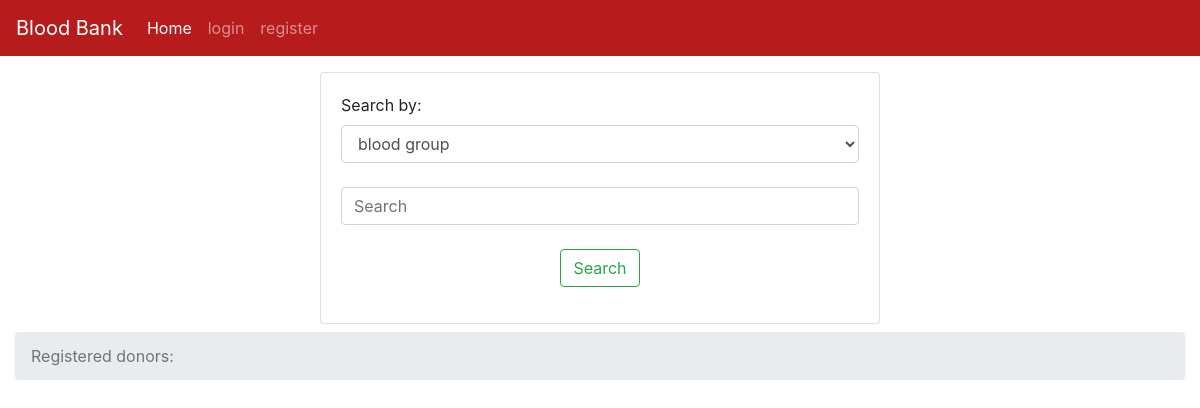
The page /index on the database as committed earlier.
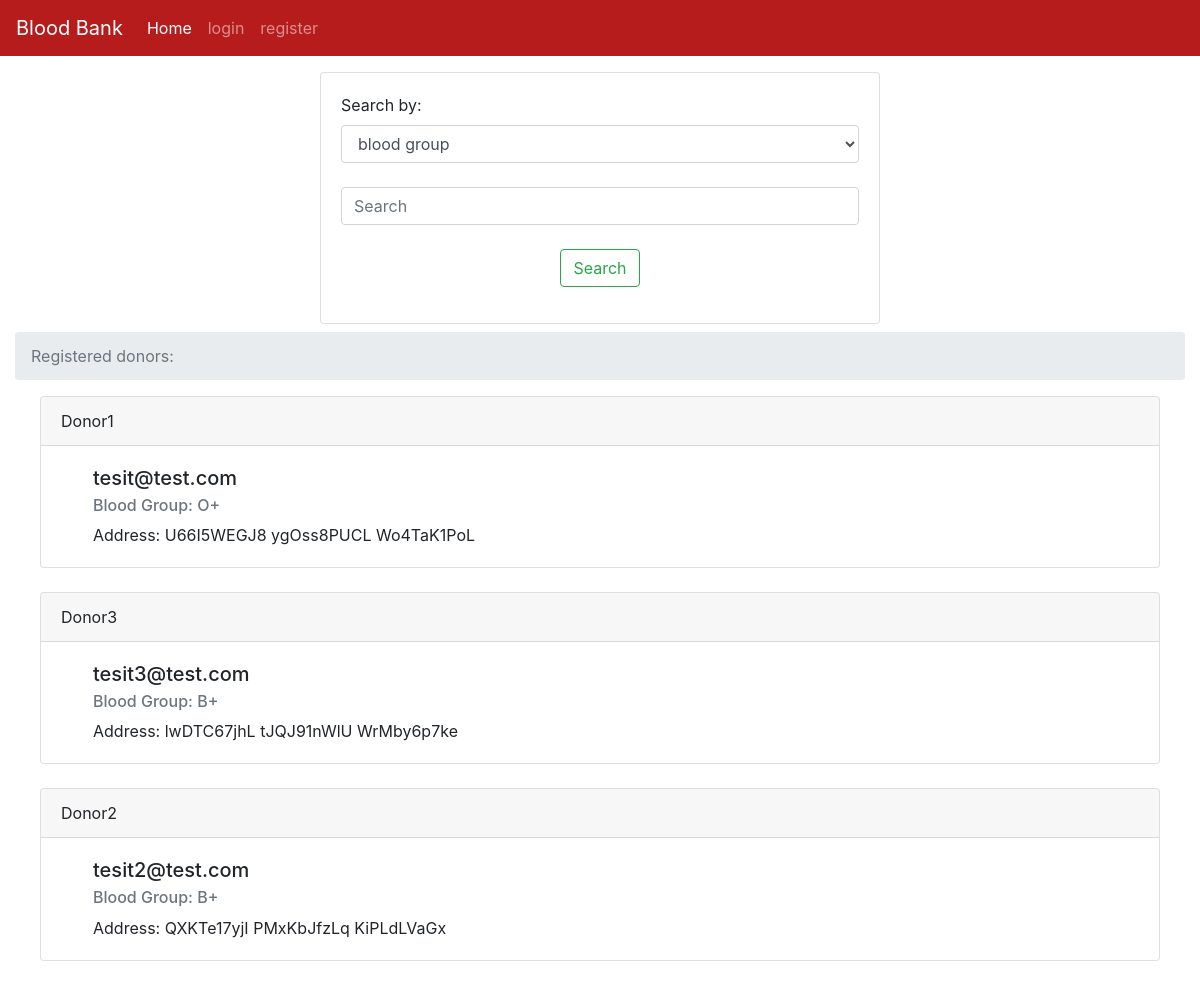
The same page on the database as committed later.
### tables this page shows
CREATE TABLE users (name TEXT, addr TEXT, city TEXT, pin TEXT, bg TEXT,email TEXT UNIQUE, pass TEXT);

### server.py (the view, shortened to what this page needs)
@app.route('/index',methods = ['POST','GET'])
def index():
    if session.get('username') is not None:
        messages = session['username']
    else:
        messages = ""
    user = {'username': messages}
    print(messages)
    if request.method=='GET':
        con = sqlite3.connect('database.db')
        con.row_factory = sqlite3.Row
        cur = con.cursor()
        cur.execute("select * from users ")
        rows = cur.fetchall();
        return render_template('index.html', title='Home', user=user, rows=rows)

### templates/index.html (shortened to what this page needs)
{% extends "base.html" %} {% block content %}
<div class="container-fluid">
  <center>
    <div class="card text-left mt-3" style="width: 35rem">
      <div class="card-body">
        <form class="form-group" action="{{url_for('index')}}" method="POST">
          <label for="sel"> Search by:</label>
          <select
            name="type"
            class="form-control"
            id="exampleFormControlSelect1"
            required
          >
            <option value="blood">blood group</option>
            <option value="donorname">donorname</option></select
          ><br />
          <input
            class="form-control mr-sm-2"
            type="search"
            name="search"
            placeholder="Search"
            aria-label="Search"
            required
          /><br />
          <center>
            <button class="btn btn-outline-success my-2 my-sm-0" type="submit">
              Search
            </button>
          </center>
        </form>
      </div>
    </div>
  </center>
</div>
<div class="container-fluid">
  <nav aria-label="breadcrumb">
    <ol class="breadcrumb">
      <li class="breadcrumb-item active" aria-current="page">
        Registered donors:
      </li>
    </ol>
  </nav>
  <center>
    {% for row in rows %}
    <div class="card text-left" style="width: 70rem">
      <div class="card-header">{{row["name"]}}</div>
      <div class="card-body ml-3">
        <h5 class="card-title ml-3">{{row['email']}}</h5>
        <h6 class="card-subtitle mb-2 ml-3 text-muted">
          Blood Group: {{row['bg']}}
        </h6>
        <p class="card-text ml-3">
          Address: {{row["addr"]}} {{ row["city"]}} {{row['pin']}}
          <br />
      </div>
    </div>
    <br />
    {% endfor %}
  </center>
</div>
 {% endblock %}

Rows that differ between the two databases and show on the page:
added users: name "Donor1", email "tesit@test.com", bg "O+", addr "U66I5WEGJ8", city "ygOss8PUCL", pin "Wo4TaK1PoL"
added users: name "Donor3", email "tesit3@test.com", bg "B+", addr "lwDTC67jhL", city "tJQJ91nWlU", pin "WrMby6p7ke"
added users: name "Donor2", email "tesit2@test.com", bg "B+", addr "QXKTe17yjI", city "PMxKbJfzLq", pin "KiPLdLVaGx"
